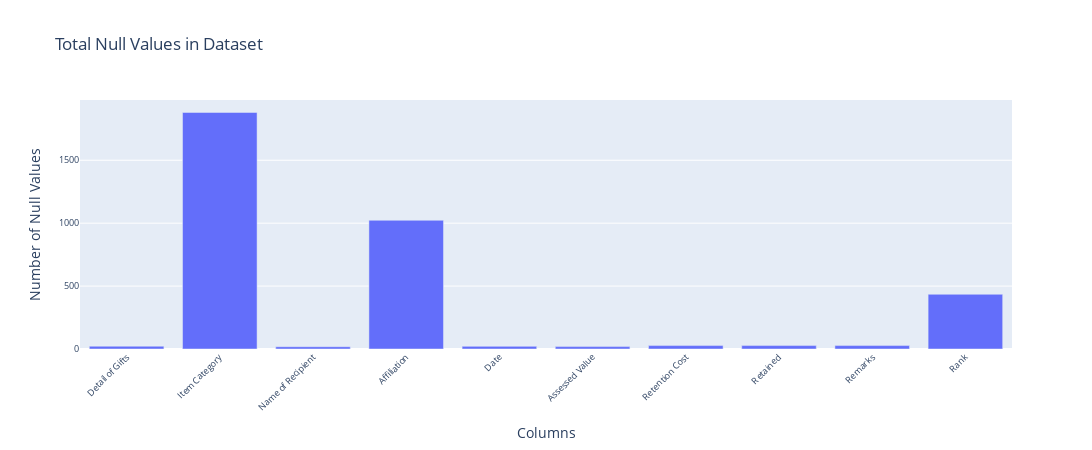

The code cell stored with this chart in its notebook:
### Code cell
# Calculate the total null values for each column
null_values = df.isna().sum().reset_index()
null_values.columns = ['Column', 'Null_Count']

# Create an interactive bar plot using Plotly Express
fig = px.bar(null_values, x='Column', y='Null_Count', title='Total Null Values in Dataset',
             labels={'Column': 'Columns', 'Null_Count': 'Number of Null Values'},
             template='plotly')

# Update layout for better readability
fig.update_layout(width=1100, height=450, xaxis_tickangle=-45, xaxis_tickfont_size=9, yaxis_tickfont_size=9)

fig.show()

### Figure 1 — Plotly figure (JSON) as saved in the notebook; plotly's stock layout.template omitted (floating-point values rounded to 4 significant figures)
{"data": [{"alignmentgroup": "True", "hovertemplate": "Columns=%{x}<br>Number of Null Values=%{y}<extra></extra>", "legendgroup": "", "marker": {"color": "#636efa", "pattern": {"shape": ""}}, "name": "", "offsetgroup": "", "orientation": "v", "showlegend": false, "textposition": "auto", "x": ["Detail of Gifts", "Item Category", "Name of Recipient", "Affiliation", "Date", "Assessed Value", "Retention Cost", "Retained", "Remarks", "Rank"], "xaxis": "x", "y": [22, 1880, 18, 1023, 21, 19, 27, 27, 27, 435], "yaxis": "y", "type": "bar"}], "layout": {"xaxis": {"anchor": "y", "domain": [0, 1], "title": {"text": "Columns"}, "tickfont": {"size": 9}, "tickangle": -45, "type": "category", "range": [-0.5, 9.5], "autorange": true}, "yaxis": {"anchor": "x", "domain": [0, 1], "title": {"text": "Number of Null Values"}, "tickfont": {"size": 9}, "type": "linear", "range": [0, 1979.0], "autorange": true}, "legend": {"tracegroupgap": 0}, "title": {"text": "Total Null Values in Dataset"}, "barmode": "relative", "width": 1100, "height": 450}}
